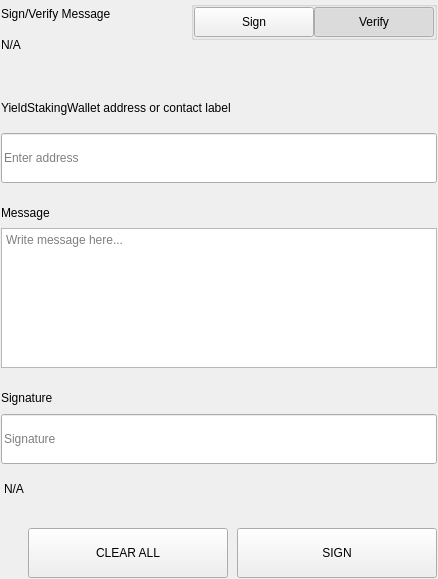
<?xml version="1.0" encoding="UTF-8"?>
<ui version="4.0">
 <class>SettingsSignMessageWidgets</class>
 <widget class="QWidget" name="SettingsSignMessageWidgets">
  <property name="geometry">
   <rect>
    <x>0</x>
    <y>0</y>
    <width>438</width>
    <height>579</height>
   </rect>
  </property>
  <property name="windowTitle">
   <string>Form</string>
  </property>
  <layout class="QVBoxLayout" name="verticalLayout">
   <property name="spacing">
    <number>0</number>
   </property>
   <property name="leftMargin">
    <number>0</number>
   </property>
   <property name="topMargin">
    <number>0</number>
   </property>
   <property name="rightMargin">
    <number>0</number>
   </property>
   <property name="bottomMargin">
    <number>0</number>
   </property>
   <item>
    <widget class="QWidget" name="left" native="true">
     <layout class="QVBoxLayout" name="verticalLayout_3">
      <property name="leftMargin">
       <number>0</number>
      </property>
      <property name="topMargin">
       <number>0</number>
      </property>
      <property name="rightMargin">
       <number>0</number>
      </property>
      <property name="bottomMargin">
       <number>0</number>
      </property>
      <item>
       <widget class="QWidget" name="container_sign" native="true">
        <layout class="QVBoxLayout" name="verticalLayout_2">
         <property name="spacing">
          <number>0</number>
         </property>
         <property name="leftMargin">
          <number>1</number>
         </property>
         <property name="topMargin">
          <number>1</number>
         </property>
         <property name="rightMargin">
          <number>1</number>
         </property>
         <property name="bottomMargin">
          <number>1</number>
         </property>
         <item>
          <layout class="QHBoxLayout" name="horizontalLayout_3" stretch="3,1">
           <property name="spacing">
            <number>40</number>
           </property>
           <item>
            <layout class="QVBoxLayout" name="verticalLayoutTitle">
             <property name="spacing">
              <number>5</number>
             </property>
             <item>
              <widget class="QLabel" name="labelTitle">
               <property name="text">
                <string>Sign/Verify Message</string>
               </property>
              </widget>
             </item>
             <item>
              <widget class="QLabel" name="labelSubtitle1">
               <property name="text">
                <string notr="true">N/A</string>
               </property>
               <property name="wordWrap">
                <bool>true</bool>
               </property>
              </widget>
             </item>
            </layout>
           </item>
           <item alignment="Qt::AlignRight|Qt::AlignTop">
            <widget class="QWidget" name="containerSwitch" native="true">
             <property name="styleSheet">
              <string notr="true">#containerSwitch{
	padding-top:9px;
}</string>
             </property>
             <layout class="QVBoxLayout" name="verticalLayout_6">
              <property name="spacing">
               <number>4</number>
              </property>
              <property name="leftMargin">
               <number>0</number>
              </property>
              <property name="topMargin">
               <number>0</number>
              </property>
              <property name="rightMargin">
               <number>0</number>
              </property>
              <property name="bottomMargin">
               <number>0</number>
              </property>
              <item alignment="Qt::AlignRight">
               <widget class="QGroupBox" name="groupBox">
                <property name="sizePolicy">
                 <sizepolicy hsizetype="Fixed" vsizetype="Preferred">
                  <horstretch>0</horstretch>
                  <verstretch>0</verstretch>
                 </sizepolicy>
                </property>
                <property name="title">
                 <string/>
                </property>
                <property name="alignment">
                 <set>Qt::AlignRight|Qt::AlignTop|Qt::AlignTrailing</set>
                </property>
                <layout class="QHBoxLayout" name="horizontalLayout_4">
                 <property name="spacing">
                  <number>0</number>
                 </property>
                 <property name="leftMargin">
                  <number>0</number>
                 </property>
                 <property name="topMargin">
                  <number>0</number>
                 </property>
                 <property name="rightMargin">
                  <number>0</number>
                 </property>
                 <property name="bottomMargin">
                  <number>0</number>
                 </property>
                 <item>
                  <widget class="QPushButton" name="pushSign">
                   <property name="minimumSize">
                    <size>
                     <width>120</width>
                     <height>30</height>
                    </size>
                   </property>
                   <property name="maximumSize">
                    <size>
                     <width>120</width>
                     <height>30</height>
                    </size>
                   </property>
                   <property name="focusPolicy">
                    <enum>Qt::NoFocus</enum>
                   </property>
                   <property name="text">
                    <string>Sign</string>
                   </property>
                   <property name="checkable">
                    <bool>true</bool>
                   </property>
                   <property name="autoExclusive">
                    <bool>true</bool>
                   </property>
                  </widget>
                 </item>
                 <item>
                  <widget class="QPushButton" name="pushVerify">
                   <property name="minimumSize">
                    <size>
                     <width>120</width>
                     <height>30</height>
                    </size>
                   </property>
                   <property name="maximumSize">
                    <size>
                     <width>120</width>
                     <height>30</height>
                    </size>
                   </property>
                   <property name="focusPolicy">
                    <enum>Qt::NoFocus</enum>
                   </property>
                   <property name="text">
                    <string>Verify</string>
                   </property>
                   <property name="checkable">
                    <bool>true</bool>
                   </property>
                   <property name="checked">
                    <bool>true</bool>
                   </property>
                   <property name="autoExclusive">
                    <bool>true</bool>
                   </property>
                  </widget>
                 </item>
                </layout>
               </widget>
              </item>
              <item alignment="Qt::AlignHCenter|Qt::AlignTop">
               <widget class="QLabel" name="labelSubtitleSwitch">
                <property name="text">
                 <string/>
                </property>
                <property name="alignment">
                 <set>Qt::AlignRight|Qt::AlignTrailing|Qt::AlignVCenter</set>
                </property>
               </widget>
              </item>
             </layout>
            </widget>
           </item>
          </layout>
         </item>
         <item>
          <spacer name="verticalSpacer_2">
           <property name="orientation">
            <enum>Qt::Vertical</enum>
           </property>
           <property name="sizeType">
            <enum>QSizePolicy::Fixed</enum>
           </property>
           <property name="sizeHint" stdset="0">
            <size>
             <width>20</width>
             <height>40</height>
            </size>
           </property>
          </spacer>
         </item>
         <item>
          <widget class="QWidget" name="containerAddress" native="true">
           <property name="sizePolicy">
            <sizepolicy hsizetype="Preferred" vsizetype="Fixed">
             <horstretch>0</horstretch>
             <verstretch>0</verstretch>
            </sizepolicy>
           </property>
           <layout class="QVBoxLayout" name="verticalLayout_5" stretch="0,0">
            <property name="spacing">
             <number>15</number>
            </property>
            <property name="leftMargin">
             <number>0</number>
            </property>
            <property name="topMargin">
             <number>0</number>
            </property>
            <property name="rightMargin">
             <number>0</number>
            </property>
            <property name="bottomMargin">
             <number>0</number>
            </property>
            <item>
             <widget class="QLabel" name="labelSubtitleAddress">
              <property name="minimumSize">
               <size>
                <width>0</width>
                <height>20</height>
               </size>
              </property>
              <property name="maximumSize">
               <size>
                <width>16777215</width>
                <height>20</height>
               </size>
              </property>
              <property name="text">
               <string>YieldStakingWallet address or contact label</string>
              </property>
             </widget>
            </item>
            <item>
             <widget class="QLineEdit" name="addressIn_SM">
              <property name="minimumSize">
               <size>
                <width>0</width>
                <height>50</height>
               </size>
              </property>
              <property name="maximumSize">
               <size>
                <width>16777215</width>
                <height>50</height>
               </size>
              </property>
              <property name="placeholderText">
               <string>Enter address</string>
              </property>
             </widget>
            </item>
           </layout>
          </widget>
         </item>
         <item>
          <spacer name="verticalSpacer_3">
           <property name="orientation">
            <enum>Qt::Vertical</enum>
           </property>
           <property name="sizeType">
            <enum>QSizePolicy::Fixed</enum>
           </property>
           <property name="sizeHint" stdset="0">
            <size>
             <width>20</width>
             <height>20</height>
            </size>
           </property>
          </spacer>
         </item>
         <item>
          <layout class="QVBoxLayout" name="verticalLayout_9">
           <property name="spacing">
            <number>5</number>
           </property>
           <item>
            <widget class="QLabel" name="labelSubtitleMessage">
             <property name="minimumSize">
              <size>
               <width>0</width>
               <height>20</height>
              </size>
             </property>
             <property name="maximumSize">
              <size>
               <width>16777215</width>
               <height>20</height>
              </size>
             </property>
             <property name="text">
              <string>Message</string>
             </property>
            </widget>
           </item>
           <item>
            <widget class="QPlainTextEdit" name="messageIn_SM">
             <property name="minimumSize">
              <size>
               <width>0</width>
               <height>140</height>
              </size>
             </property>
             <property name="maximumSize">
              <size>
               <width>16777215</width>
               <height>140</height>
              </size>
             </property>
             <property name="placeholderText">
              <string>Write message here...</string>
             </property>
            </widget>
           </item>
          </layout>
         </item>
         <item>
          <spacer name="verticalSpacer_4">
           <property name="orientation">
            <enum>Qt::Vertical</enum>
           </property>
           <property name="sizeType">
            <enum>QSizePolicy::Fixed</enum>
           </property>
           <property name="sizeHint" stdset="0">
            <size>
             <width>20</width>
             <height>20</height>
            </size>
           </property>
          </spacer>
         </item>
         <item>
          <widget class="QWidget" name="widget" native="true">
           <property name="minimumSize">
            <size>
             <width>0</width>
             <height>75</height>
            </size>
           </property>
           <property name="maximumSize">
            <size>
             <width>16777215</width>
             <height>16777215</height>
            </size>
           </property>
           <layout class="QVBoxLayout" name="verticalLayout_4">
            <property name="leftMargin">
             <number>0</number>
            </property>
            <property name="topMargin">
             <number>0</number>
            </property>
            <property name="rightMargin">
             <number>0</number>
            </property>
            <property name="bottomMargin">
             <number>0</number>
            </property>
            <item>
             <widget class="QLabel" name="labelSubtitleSignature">
              <property name="minimumSize">
               <size>
                <width>0</width>
                <height>20</height>
               </size>
              </property>
              <property name="maximumSize">
               <size>
                <width>16777215</width>
                <height>20</height>
               </size>
              </property>
              <property name="text">
               <string>Signature</string>
              </property>
             </widget>
            </item>
            <item>
             <widget class="QLineEdit" name="signatureOut_SM">
              <property name="minimumSize">
               <size>
                <width>0</width>
                <height>50</height>
               </size>
              </property>
              <property name="placeholderText">
               <string>Signature</string>
              </property>
             </widget>
            </item>
           </layout>
          </widget>
         </item>
         <item>
          <widget class="QLabel" name="statusLabel_SM">
           <property name="styleSheet">
            <string notr="true">padding-top:5px;</string>
           </property>
           <property name="text">
            <string notr="true">N/A</string>
           </property>
          </widget>
         </item>
         <item>
          <spacer name="verticalSpacer">
           <property name="orientation">
            <enum>Qt::Vertical</enum>
           </property>
           <property name="sizeType">
            <enum>QSizePolicy::Fixed</enum>
           </property>
           <property name="sizeHint" stdset="0">
            <size>
             <width>20</width>
             <height>20</height>
            </size>
           </property>
          </spacer>
         </item>
         <item>
          <layout class="QHBoxLayout" name="horizontalLayout_7">
           <property name="spacing">
            <number>9</number>
           </property>
           <item>
            <spacer name="horizontalSpacer_5">
             <property name="orientation">
              <enum>Qt::Horizontal</enum>
             </property>
             <property name="sizeType">
              <enum>QSizePolicy::Expanding</enum>
             </property>
             <property name="sizeHint" stdset="0">
              <size>
               <width>40</width>
               <height>20</height>
              </size>
             </property>
            </spacer>
           </item>
           <item>
            <widget class="QPushButton" name="pushButtonClear">
             <property name="minimumSize">
              <size>
               <width>200</width>
               <height>50</height>
              </size>
             </property>
             <property name="focusPolicy">
              <enum>Qt::NoFocus</enum>
             </property>
             <property name="text">
              <string>CLEAR ALL</string>
             </property>
            </widget>
           </item>
           <item>
            <widget class="QPushButton" name="pushButtonSave">
             <property name="minimumSize">
              <size>
               <width>200</width>
               <height>50</height>
              </size>
             </property>
             <property name="maximumSize">
              <size>
               <width>200</width>
               <height>50</height>
              </size>
             </property>
             <property name="focusPolicy">
              <enum>Qt::NoFocus</enum>
             </property>
             <property name="text">
              <string>SIGN</string>
             </property>
            </widget>
           </item>
          </layout>
         </item>
        </layout>
       </widget>
      </item>
     </layout>
    </widget>
   </item>
  </layout>
 </widget>
 <resources/>
 <connections/>
</ui>
